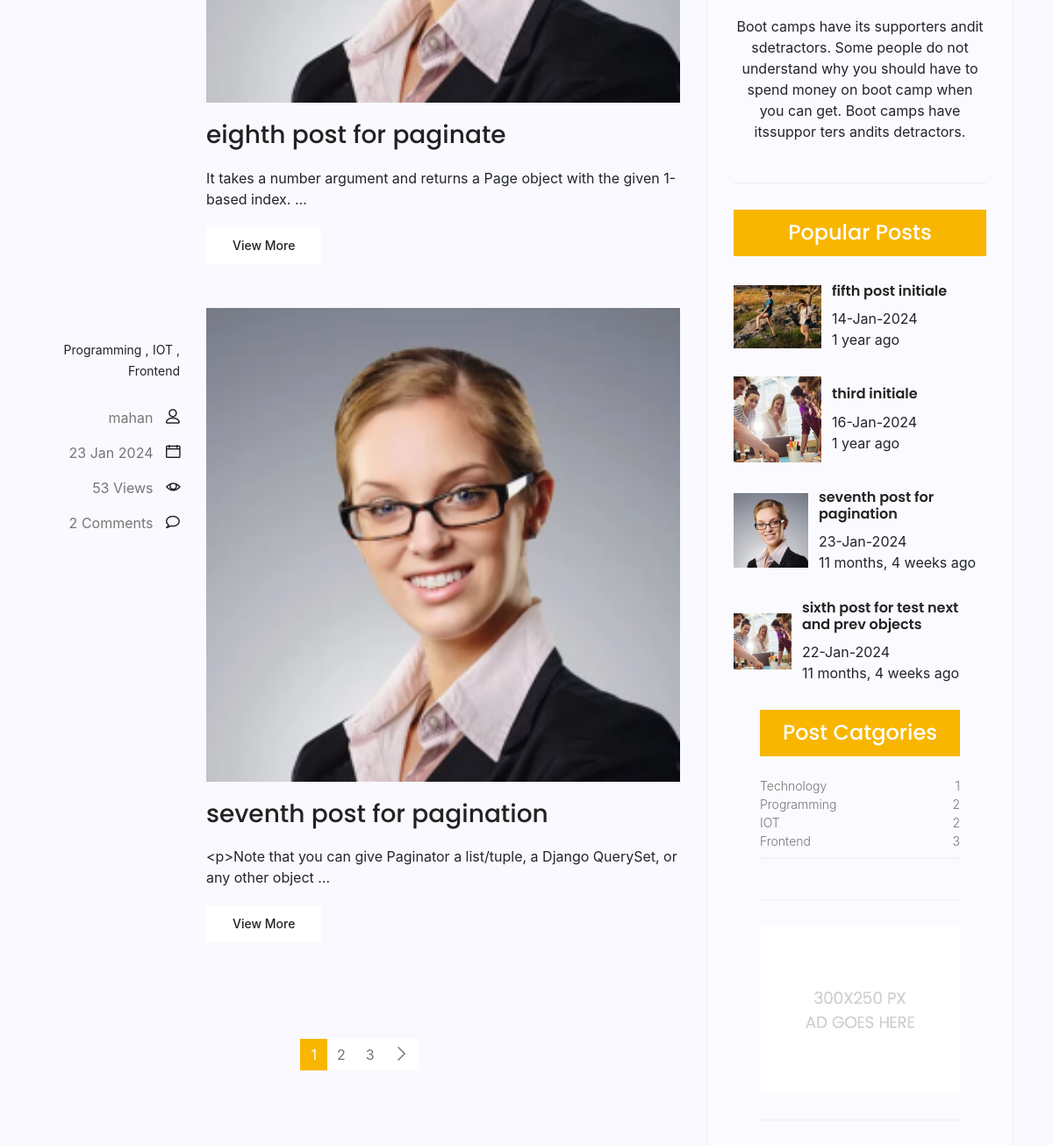
Before: /blog_app/ (middle part) with the older database file.
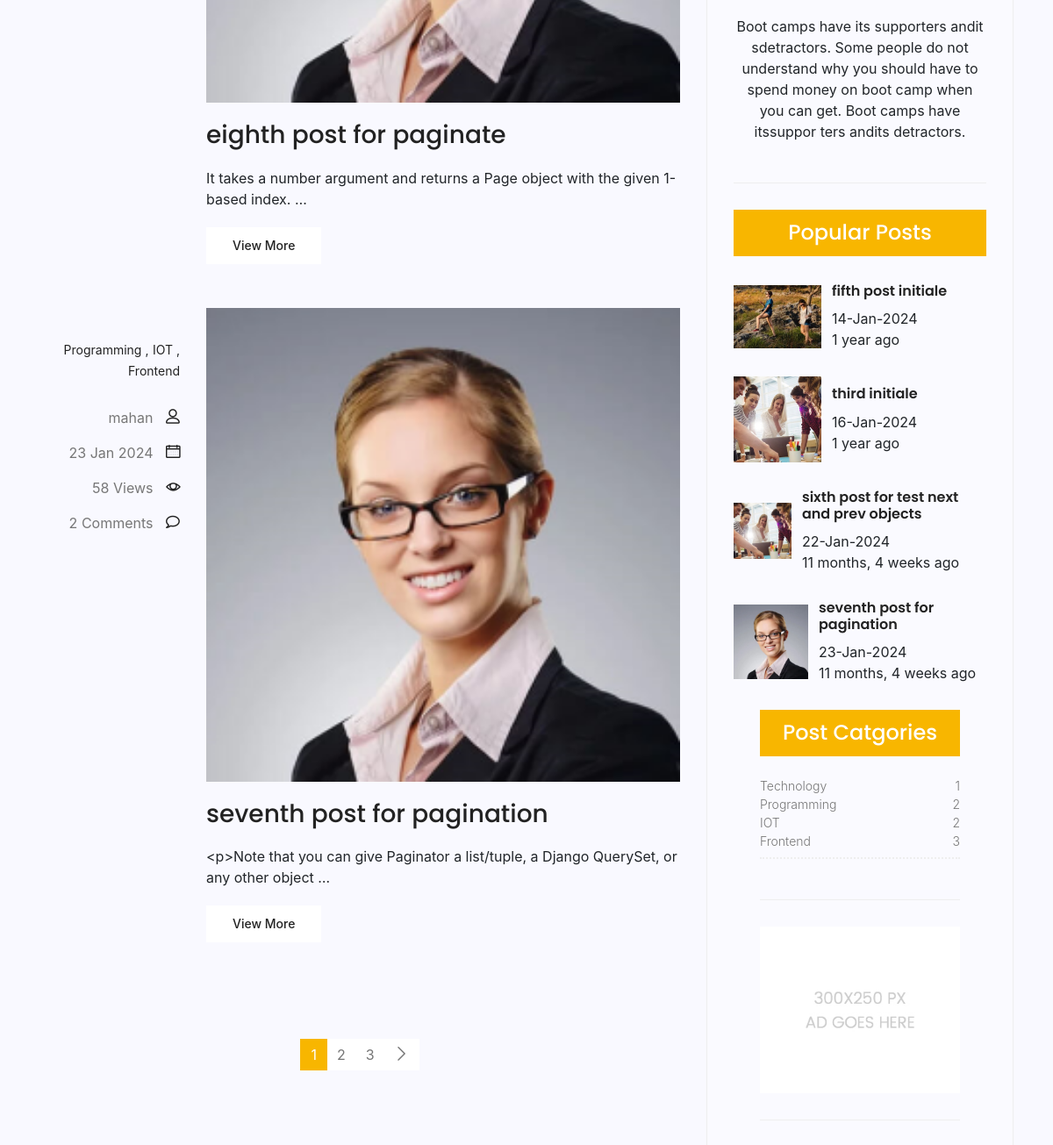
After: the same page with the newer database file.
### blog_app/models.py (models this page shows, shortened)
class Post(models.Model):
    image = models.ImageField(upload_to='app_image/', default='default.png')
    author = models.ForeignKey(User, on_delete=models.SET_NULL, null=True)
    title = models.CharField(max_length=100)
    content = models.TextField()
    tags = TaggableManager()
    counted_views = models.PositiveIntegerField(default=0)
    status = models.BooleanField(default=False)
    login_needed = models.BooleanField(default=False)
    published_date = models.DateTimeField(null=True)
    created_date = models.DateTimeField(auto_now_add=True)
    updated_date = models.DateTimeField(auto_now=True)
    category_list = models.ManyToManyField(Category)
    class Meta:
        ordering = ['-created_date']
        verbose_name = 'پست'
        verbose_name_plural = 'پست ها'
    def __str__(self):
        return self.title

class Category(models.Model):
    name = models.CharField(max_length=30)
    def __str__(self):
        return self.name

### blog_app/views.py (the view)
# urls.py: path('', home_view, name='home_blog'),
def home_view(request, **kwargs):
    filter_post = Post.objects.filter(published_date__lt=timezone.now(), status=1)
    if kwargs.get('cat_name') != None:
        filter_post = filter_post.filter(category_list__name=kwargs['cat_name'])
    if kwargs.get('author_username') != None:
        filter_post = filter_post.filter(author__username=kwargs['author_username'])
    if kwargs.get('tag_name') != None:
        filter_post = filter_post.filter(tags__name__in=[kwargs['tag_name']])
    page_init = Paginator(filter_post, 2)  # creating a paginator object, Show  ... posts per page
    page_number = request.GET.get('page')
    try:
        filter_post = page_init.get_page(page_number)
        print(filter_post.object_list)
    except PageNotAnInteger:
        filter_post = page_init.page(1)
    except EmptyPage:
        filter_post = page_init.page(page_init.num_pages)
    context = {'filter_post': filter_post}
    return render(request, 'blog_items/blog-home.html', context)

### blog_app/templatetags/blog_tags.py (called while the page is built)
@register.simple_tag(name='comments_count')
def show_comments_count(pid):
    return Comment.objects.filter(intended_post=pid, approved=True).count()

@register.inclusion_tag('blog_items/blog-latest-post.html')
def most_visited_posts(arg=3):
    post_obj = Post.objects.filter(published_date__lt=timezone.now(), status=1).order_by('-counted_views')[:arg]
    return {'post_obj': post_obj}

@register.inclusion_tag('blog_items/blog-post-categories.html')
def cat_of_posts():
    post_obj = Post.objects.filter(published_date__lt=timezone.now(), status=1)
    category_obj = Category.objects.all()
    cat_dict = {}
    for cat_name in category_obj:
        cat_dict[cat_name] = post_obj.filter(category_list=cat_name).count()
    return {'cat_dict': cat_dict}

### templates/blog_items/blog-home.html (shortened to what the changed rows need)
{% extends 'base.html' %}
{% block content %}
{% load static %}
{% load blog_tags %}
          <section class="post-content-area">
             <div class="container">
                <div class="row">
                   <div class="col-lg-8 posts-list">
                      {% for item in filter_post %}
                      <div class="single-post row">
                         <div class="col-lg-3  col-md-3 meta-details">
                            <ul class="tags">
                               {% for cat in item.category_list.all %}
                               <li><a href="{% url 'blog_show:category_blog' cat_name=cat.name %}">{{cat.name}}</a> {% if not forloop.last %} , {% endif %}</li>
                               {% endfor%}
                            </ul>
                            <div class="user-details row">
                               <p class="user-name col-lg-12 col-md-12 col-6"><a href="{% url 'blog_show:author_pubs' author_username=item.author.username %}">{{item.author}}</a> <span class="lnr lnr-user"></span></p>
                               <p class="date col-lg-12 col-md-12 col-6"><a>{{item.published_date|date:"d M Y"}}</a> <span class="lnr lnr-calendar-full"></span></p>
                               <p class="view col-lg-12 col-md-12 col-6"><a href="#">{{item.counted_views}} Views</a> <span class="lnr lnr-eye"></span></p>
                               <p class="comments col-lg-12 col-md-12 col-6"><a href="#">{% comments_count item.id %} Comments</a> <span class="lnr lnr-bubble"></span></p>
                            </div>
                         </div>
                         <div class="col-lg-9 col-md-9 ">
                            <div class="feature-img">
                               <img class="img-fluid" src=" {{item.image.url}}" alt="">
                            </div>
                            <a class="posts-title" href="{% url 'blog_show:single_blog' pid=item.id %}"><h3>{{item.title}}</h3></a>
                            <p class="excert">
                               {{item.content|truncatewords:15}}
                            </p>
                            <a href="{% url 'blog_show:single_blog' pid=item.id %}" class="primary-btn">View More</a>
                         </div>
                      </div>
                      {% endfor %}
                           <nav class="blog-pagination justify-content-center d-flex">
                               <ul class="pagination">
                               {% for i in filter_post.paginator.page_range %}
                                   {% if filter_post.number == i %}
                                            <li class="page-item active"><a href="?page={{i}}" class="page-link">{{i}}</a></li>
                                   {% else %}
                                            <li class="page-item"><a href="?page={{i}}" class="page-link">{{i}}</a></li>
                                   {% endif %}
                               {% endfor %}
                               </ul>
                           </nav>
                   </div>
                   <div class="col-lg-4 sidebar-widgets">
                      <div class="widget-wrap">
                            {% most_visited_posts 4 %}
                            {% cat_of_posts %}
                      </div>
                   </div>
                </div>
             </div>
          </section>
{% endblock %}

### templates/blog_items/blog-latest-post.html
{% load humanize %}
{% load static %}
<div class="single-sidebar-widget popular-post-widget">
									<h4 class="popular-title">Popular Posts</h4>
                                    {% for obj in post_obj %}
									<div class="popular-post-list">
										<div class="single-post-list d-flex flex-row align-items-center">
											<div class="thumb">
												<img class="img-fluid" src=" {{obj.image.url}}" alt="">
											</div>
											<div class="details">
												<a href="{% url 'blog_show:single_blog' pid=obj.id %}"><h6>{{obj.title}}</h6></a>
												<p>{{obj.published_date|date:"d-M-Y"}}</p>
												<p>{{obj.published_date|naturaltime}}</p>
											</div>
										</div>
									{% endfor %}
									</div>
								</div>

### templates/blog_items/blog-post-categories.html
{% load blog_tags %}
                               <div class="single-sidebar-widget post-category-widget">
									<h4 class="category-title">Post Catgories</h4>
									<ul class="cat-list">
										<li>
											{% for key,value in cat_dict.items %}
											<a href="{% url 'blog_show:category_blog' cat_name=key %}" class="d-flex justify-content-between">
												<p>{{key}}</p>
												<p>{{value}}</p>
											{% endfor %}
											</a>
										</li>
									</ul>
								</div>

Changed rows visible on the page:
changed Post "seventh post for pagination": counted_views "53" → "58"
changed Post "sixth post for test next and prev objects": moves up the list
